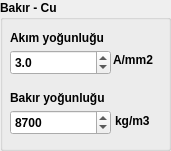
     <widget class="QGroupBox" name="groupBox_52">
      <property name="geometry">
       <rect>
        <x>0</x>
        <y>10</y>
        <width>171</width>
        <height>151</height>
       </rect>
      </property>
      <property name="sizePolicy">
       <sizepolicy hsizetype="Preferred" vsizetype="Preferred">
        <horstretch>0</horstretch>
        <verstretch>0</verstretch>
       </sizepolicy>
      </property>
      <property name="font">
       <font>
        <weight>75</weight>
        <bold>true</bold>
       </font>
      </property>
      <property name="title">
       <string>Bakır - Cu</string>
      </property>
      <widget class="QLabel" name="label_62">
       <property name="geometry">
        <rect>
         <x>10</x>
         <y>30</y>
         <width>111</width>
         <height>16</height>
        </rect>
       </property>
       <property name="text">
        <string>Akım yoğunluğu</string>
       </property>
       <property name="textFormat">
        <enum>Qt::RichText</enum>
       </property>
       <property name="scaledContents">
        <bool>false</bool>
       </property>
      </widget>
      <widget class="QDoubleSpinBox" name="doubleSpinBox_58">
       <property name="geometry">
        <rect>
         <x>10</x>
         <y>50</y>
         <width>101</width>
         <height>25</height>
        </rect>
       </property>
       <property name="decimals">
        <number>1</number>
       </property>
       <property name="value">
        <double>3.000000000000000</double>
       </property>
      </widget>
      <widget class="QLabel" name="label_68">
       <property name="geometry">
        <rect>
         <x>10</x>
         <y>90</y>
         <width>111</width>
         <height>16</height>
        </rect>
       </property>
       <property name="text">
        <string>Bakır yoğunluğu</string>
       </property>
       <property name="textFormat">
        <enum>Qt::RichText</enum>
       </property>
       <property name="scaledContents">
        <bool>false</bool>
       </property>
      </widget>
      <widget class="QDoubleSpinBox" name="doubleSpinBox_59">
       <property name="geometry">
        <rect>
         <x>10</x>
         <y>110</y>
         <width>101</width>
         <height>25</height>
        </rect>
       </property>
       <property name="decimals">
        <number>0</number>
       </property>
       <property name="maximum">
        <double>99999.000000000000000</double>
       </property>
       <property name="value">
        <double>8700.000000000000000</double>
       </property>
      </widget>
      <widget class="QLabel" name="label_87">
       <property name="geometry">
        <rect>
         <x>113</x>
         <y>52</y>
         <width>51</width>
         <height>16</height>
        </rect>
       </property>
       <property name="text">
        <string>A/mm2</string>
       </property>
       <property name="textFormat">
        <enum>Qt::RichText</enum>
       </property>
       <property name="scaledContents">
        <bool>false</bool>
       </property>
      </widget>
      <widget class="QLabel" name="label_88">
       <property name="geometry">
        <rect>
         <x>115</x>
         <y>113</y>
         <width>51</width>
         <height>16</height>
        </rect>
       </property>
       <property name="text">
        <string>kg/m3</string>
       </property>
       <property name="textFormat">
        <enum>Qt::RichText</enum>
       </property>
       <property name="scaledContents">
        <bool>false</bool>
       </property>
      </widget>
     </widget>
